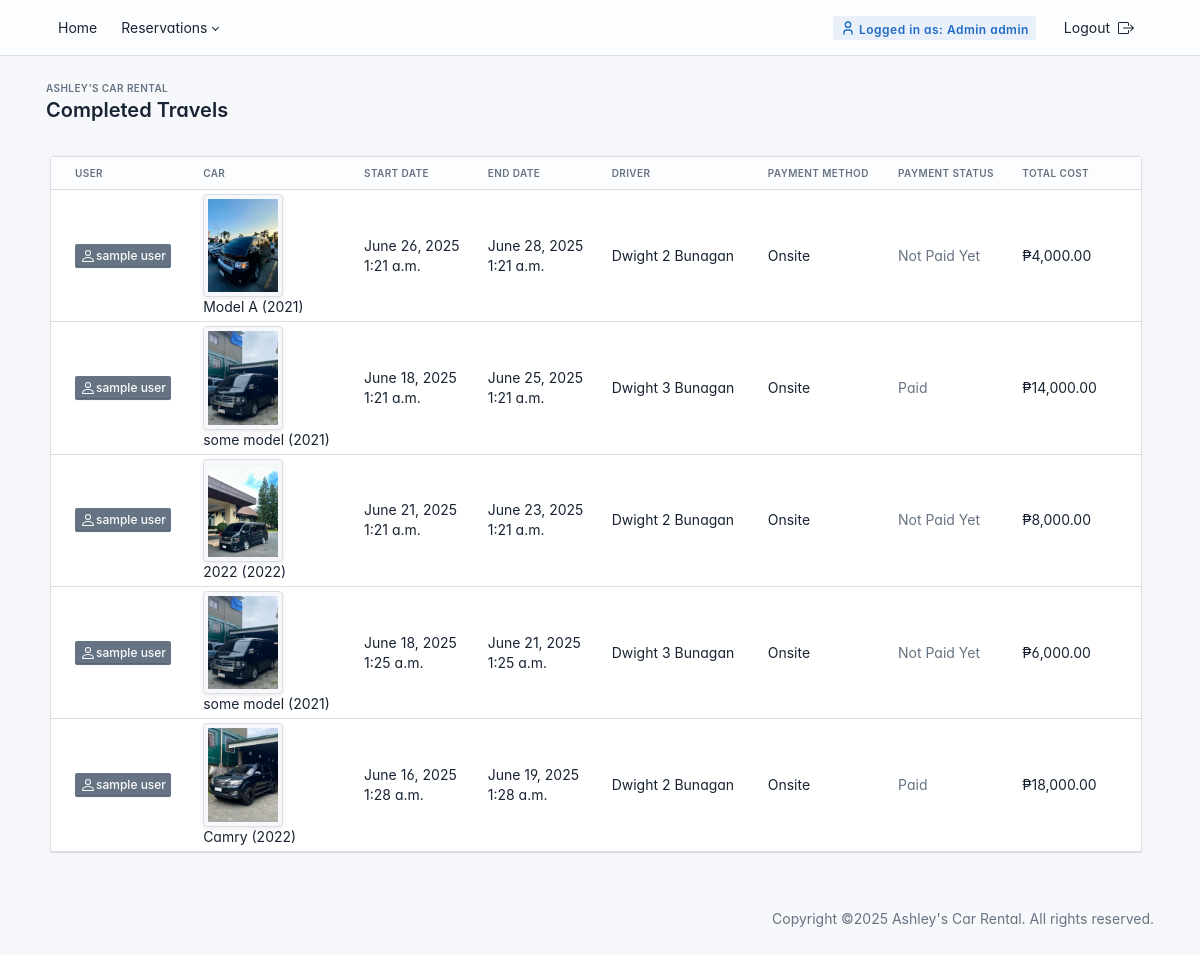
Page /administrator/completed-travels/ (signed in) on the earlier database version.
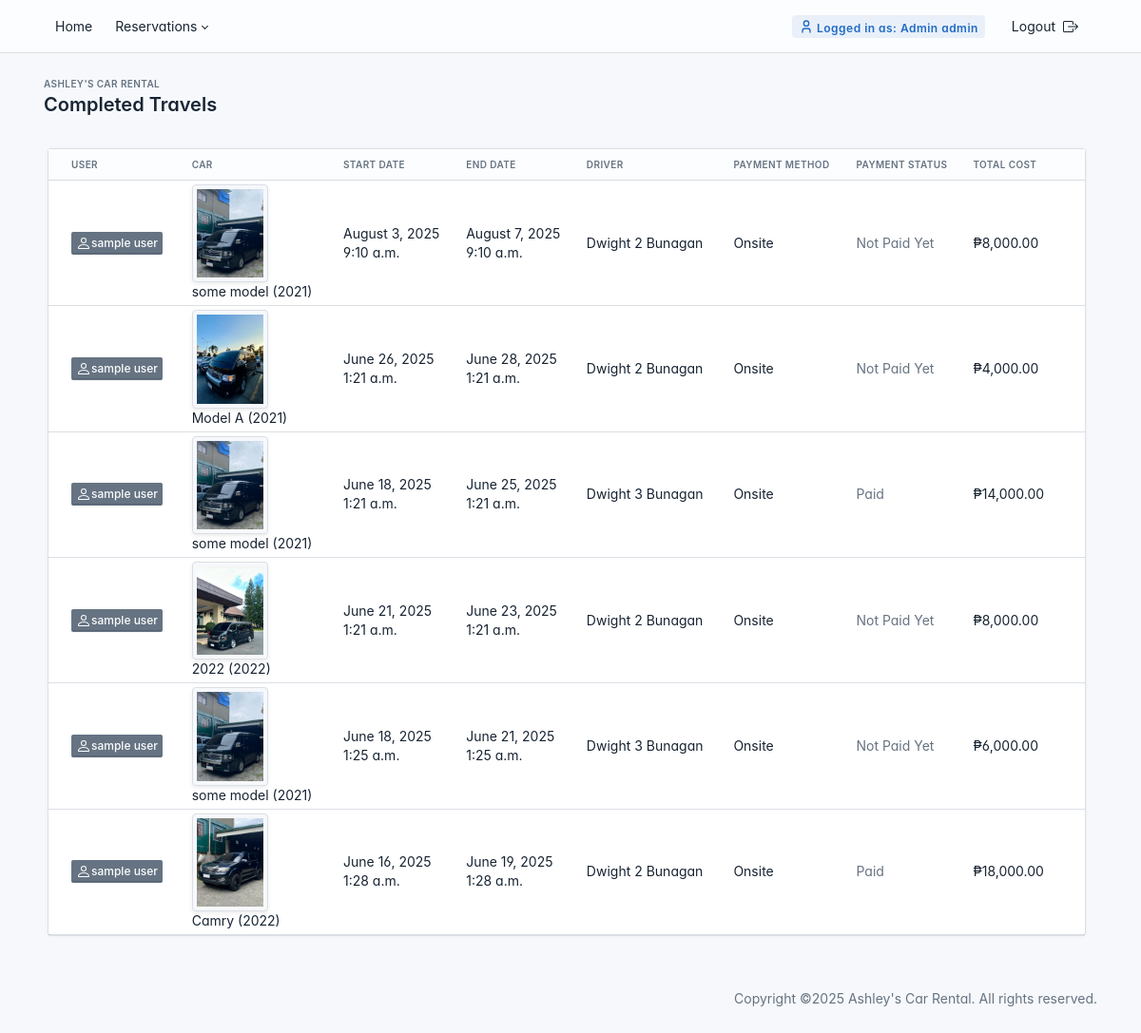
Same page on the later database version.
### administrator/models.py (models this page shows, shortened)
class Reservation(models.Model):
    STATUS_CHOICES = (
        ('pending', 'Pending'),
        ('approved', 'Approved'),
        ('cancelled', 'Cancelled'),
        ('completed', 'Completed'),
    )
    PAYMENT_CHOICES = (
        ('onsite', 'Onsite'),
        ('gcash', 'GCash'),
    )
    PAYMENT_STATUS_CHOICES = (
        ('not_paid', 'Not Paid Yet'),
        ('paid', 'Paid'),
         ('partially_paid', 'Partially Paid'),
    )
    CANCELLED_BY_CHOICES = (
        ('user', 'User'),
        ('admin', 'Admin'),
    )
    user = models.ForeignKey(User, on_delete=models.CASCADE)
    car = models.ForeignKey('Car', on_delete=models.CASCADE)
    driver = models.ForeignKey('Driver', on_delete=models.SET_NULL, null=True, blank=True)
    start_date = models.DateTimeField()
    end_date = models.DateTimeField()
    payment_method = models.CharField(max_length=10, choices=PAYMENT_CHOICES, default='onsite')
    status = models.CharField(max_length=10, choices=STATUS_CHOICES, default='pending')
    total_cost = models.DecimalField(max_digits=10, decimal_places=2, default=0.00)
    payment_status = models.CharField(max_length=20, choices=PAYMENT_STATUS_CHOICES, default='not_paid')
    is_cancelled_notif = models.BooleanField(default=False)
    is_approved_notif = models.BooleanField(default=False)
    reason_for_cancelling = models.TextField(blank=True, null=True)
    cancelled_by = models.CharField(max_length=10, choices=CANCELLED_BY_CHOICES, blank=True, null=True)
    date_completed = models.DateTimeField(null=True, blank=True)
    created_at = models.DateTimeField(auto_now_add=True)

class Car(models.Model):
    BODY_TYPES = (
        ('sedan', 'Sedan'),
        ('suv', 'SUV'),
        ('truck', 'Truck'),
        ('van', 'Van'),
        ('bus', 'Bus'),
        ('coupe', 'Coupe'),
    )
    brand = models.CharField(max_length=50)
    model = models.CharField(max_length=50)
    year = models.PositiveIntegerField()
    plate_number = models.CharField(max_length=20, unique=True)
    body_type = models.CharField(max_length=10, choices=BODY_TYPES)
    seating_capacity = models.PositiveIntegerField(
        null=True,
        blank=True,
        help_text="Number of seats available"
    )
    available = models.BooleanField(default=True)
    price_per_day = models.DecimalField(max_digits=10, decimal_places=2, help_text="Price per day in USD")
    image = models.ImageField(upload_to='car_images/', null=True, blank=True, help_text="Main image of the car")
    def __str__(self):
        return f"{self.brand} {self.model} ({self.plate_number})"

class Driver(models.Model):
    user = models.OneToOneField(User, on_delete=models.CASCADE)
    license_number = models.CharField(max_length=50, unique=True)
    phone_number = models.CharField(max_length=15, unique=True)
    image = models.ImageField(upload_to='driver_images/', default='driver_images/default.jpg', blank=True, null=True)
    availability = models.BooleanField(default=True)  # New field for availability

### administrator/views.py (the view)
# urls.py: path('completed-travels/', views.completed_reservations, name='completed_reservations'),
@login_required
def completed_reservations(request):
    reservations = Reservation.objects.filter(status='completed').order_by('-end_date')
    context = {
        'reservations': reservations,
    }
    return render(request, 'administrator/completed_reservations.html', context)

### driver/context_processors.py (called while the page is built, shortened)
def driver_reservation_counts(request):
    return {}

### templates/administrator/completed_reservations.html (shortened to what this page needs)
{% extends "administrator/admin_base.html" %}
{% load humanize %}
{% block content %}
<div class="page-wrapper">
    <div class="page-header d-print-none mb-2">
        <div class="container-xl">
            <div class="row g-2 align-items-center">
                <div class="col">
                    <div class="page-pretitle">
                        Ashley's Car Rental
                    </div>
                    <h2 class="page-title">
                        Completed Travels
                    </h2>
                </div>
            </div>
        </div>
    </div>
    <div class="page-body container">
        <div class="row g-2 container">
            <div class="col-12">
                <div class="card">
                    <div class="table-responsive">
                        <table class="table table-sm card-table table-vcenter text-nowrap datatable">
                            <thead>
                                <tr>
                                    <th>User</th>
                                    <th>Car</th>
                                    <th>Start Date</th>
                                    <th>End Date</th>
                                    <th>Driver</th>
                                    <th>Payment Method</th>
                                    <th>Payment Status</th>
                                    <th>Total Cost</th>
                                </tr>
                            </thead>
                            <tbody>
                                {% if reservations %}
                                    {% for reservation in reservations %}
                                    <tr>
                                        <td>
                                            <button type="button" class="btn btn-sm btn-secondary "
                                                data-bs-toggle="modal"
                                                data-bs-target="#userProfileModal"
                                                data-user-id="{{ reservation.user.id }}"
                                                data-first-name="{{ reservation.user.first_name }}"
                                                data-last-name="{{ reservation.user.last_name }}"
                                                data-email="{{ reservation.user.email }}"
                                                data-role="{{ reservation.user.userprofile.role|title }}"
                                                data-contact="{{ reservation.user.userprofile.contact_number|default:'Not provided' }}">
                                            {{ reservation.user.first_name }} {{ reservation.user.last_name }}
                                            </button>
                                        </td>
                                        <td>
                                            <div>
                                                {% if reservation.car.image %}
                                                    <img src="{{ reservation.car.image.url }}" alt="{{ reservation.car }}" class="img-thumbnail" style="width: 80px; height: auto;">
                                                {% else %}
                                                    <img src="https://via.placeholder.com/80" alt="No Image" class="img-thumbnail">
                                                {% endif %}
                                            </div>
                                            <div>{{ reservation.car.model }} ({{ reservation.car.year }})</div>
                                        </td>
                                        <td>{{ reservation.start_date|date:"F j, Y" }}<br>{{ reservation.start_date|date:"g:i a" }}</td>
                                        <td>{{ reservation.end_date|date:"F j, Y" }}<br>{{ reservation.end_date|date:"g:i a" }}</td>
                                        <td>{{ reservation.driver.user.get_full_name|default:"N/A" }}</td>
                                        <td>{{ reservation.get_payment_method_display }}</td>
                                        <td>
                                            {% if reservation.payment_status == "paid" %}
                                                <span class="text-muted">Paid</span>
                                            {% else %}
                                                <span class="text-muted">Not Paid Yet</span>
                                            {% endif %}
                                        </td>
                                        <td>₱{{ reservation.total_cost|floatformat:2|intcomma }}</td>
                                    </tr>
                                    {% endfor %}
                                {% else %}
                                    <tr>
                                        <td colspan="8" class="text-center text-muted">No completed travels</td>
                                    </tr>
                                {% endif %}
                            </tbody>
                        </table>
                    </div>
                </div>
            </div>
        </div>
    </div>
</div>
{% endblock %}

### templates/administrator/admin_base.html (shortened to what this page needs)
{% load static %}
<!doctype html>
<html lang="en">
  <head>
    <link href="{% static 'administrator/ui/dist/css/tabler.min.css' %}" rel="stylesheet"/>
    <link href="{% static 'administrator/ui/dist/css/tabler-flags.min.css' %}" rel="stylesheet"/>
    <link href="{% static 'administrator/ui/dist/css/tabler-payments.min.css' %}" rel="stylesheet"/>
    <link href="{% static 'administrator/ui/dist/css/tabler-vendors.min.css' %}" rel="stylesheet"/>
    <link href="{% static 'administrator/ui/dist/css/demo.min.css' %}" rel="stylesheet"/>
  </head>
  <body>
    <div class="page">
      <header class="navbar navbar-expand-md navbar-light bg-light">
        <div class="container-xl">
            {% if user.is_authenticated %}
            <div class="collapse navbar-collapse" id="navbar-menu">
                <ul class="navbar-nav me-auto mb-md-0">
                    <li class="nav-item">
                            <a class="nav-link" href="{% url 'admin_dashboard' %}">Home</a>
                    </li>
                    <li class="nav-item dropdown">
                        <a class="nav-link dropdown-toggle" href="#" id="reservationsDropdown" role="button" data-bs-toggle="dropdown" aria-expanded="false">
                            Reservations
                        </a>
                    </li>
                </ul>
                <ul class="navbar-nav ms-auto align-items-center">
                    <li class="nav-item me-3">
                           <span class="badge bg-primary-lt">
                Logged in as: Admin {{ request.user.get_full_name|default:request.user.username }}
            </span>
                    </li>
                    <li class="nav-item">
                        <a href="#" onclick="event.preventDefault(); document.getElementById('logout-form').submit();" class="nav-link">
                            Logout
                        </a>
                    </li>
                </ul>
            </div>
            {% endif %}
        </div>
    </header>
    {% block content %}
    {% endblock content %}
    <footer class="footer footer-transparent d-print-none">
      <div class="container-xl">
        <div class="row text-center align-items-center flex-row-reverse">
          <div class="col-12 col-lg-auto mt-3 mt-lg-0">
            <ul class="list-inline list-inline-dots mb-0">
              <li class="list-inline-item">
                Copyright &copy;2025
                <a href="." class="link-secondary">Ashley's Car Rental</a>.
                All rights reserved.
              </li>
            </ul>
          </div>
        </div>
      </div>
    </footer>
  </div>
  </body>
</html>

### templates/administrator/admin_base.html (style rules this page uses)
:root { --tblr-font-sans-serif: 'Inter Var', -apple-system, BlinkMacSystemFont, San Francisco, Segoe UI, Roboto, Helvetica Neue, sans-serif; }
body { font-feature-settings: "cv03", "cv04", "cv11"; }

Differences in the rows shown:
added Reservation: user.first_name "sample", user.last_name "user", car.image (picture), car.model "some model", car.year "2021", start_date "August 3, 2025", start_date "9:10 a.m.", end_date "August 7, 2025", end_date "9:10 a.m.", driver.user.get_full_name "Dwight 2 Bunagan", payment_method "Onsite", payment_status "Not Paid Yet", total_cost "8,000.00"
